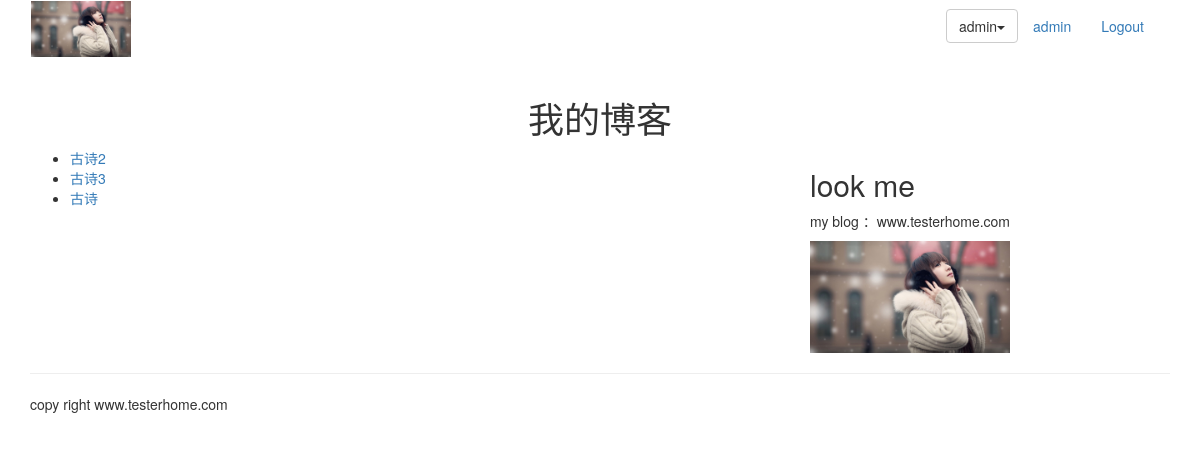
Page /blog/ (signed in) on the committed database.
### blog/models.py (models this page shows, shortened)
class BlogArticles(models.Model):
    title = models.CharField(max_length=300)
    author = models.ForeignKey(User, related_name="blog_posts")
    body = models.TextField()
    publish = models.DateTimeField(default=timezone.now)
    class Meta:
        ordering = ("-publish",)

### blog/views.py (the view)
def blog_title(request):
    blogs = BlogArticles.objects.all()
    return render(request, 'titles.html', {'blogs':blogs})

### templates/titles.html (shortened to what this page needs)
{% extends "base.html" %}
{% load staticfiles %}
{% block content %}
<div class="row text-center vertical-middle-sm">
    <h1>我的博客</h1>
</div>
<div class="row">
    <div class="col-xs-12 col-md-8">
    <ul>
    {% for blog in blogs %}
        <li><a href="{{ blog.id }}">{{ blog.title }}</a></li>
    {% endfor %}
    </ul>
    </div>
    <div class="col-xs-6 col-md-4">
    <h2>look  me</h2>
    <p>my blog ：www.testerhome.com</p>
    <img width="200px" src="{% static 'images/back.jpeg' %}">
    </div>
</div>
{% endblock %}

### templates/header.html (shortened to what this page needs)
{% load staticfiles %}
<div class="container">
    <nav class="navbar nacbar-default" role="navigation">
        <div class="navbar-header">
            <a class="nvbar-brand" href="https://www.testerhome.com">
                <img src="{% static 'images/back.jpeg' %}" width="100px">
            </a>
        </div>
        <div>
            <ul class="nav navbar-nav navbar-right" style="margin-right:10px">
                {% if user.is_authenticated %}
                <li>
                <div class="dropdown" style="margin-top:8px">
                    <button class="btn btn-default dropdown-toggle" type="button" id="dropdownMenu"
                            data-toggle="dropdown">{{ user.username }}<span class="caret"></span></button>
                </div>
                </li>
                <li><a href="#">{{ user.username }}</a></li>
                <li>
                    <a href="{% url 'account:user_logout'%}">Logout</a>
                </li>
                {% else %}
                <li>
                    <a href="{% url 'account:user_login'%}">LOGIN</a>
                </li>
                {% endif %}
            </ul>
        </div>
    </nav>
</div>

### rows in the picture
BlogArticles: title "古诗2"
BlogArticles: title "古诗3"
BlogArticles: title "古诗"

### other values in the picture
{{ user.username }} "admin"
